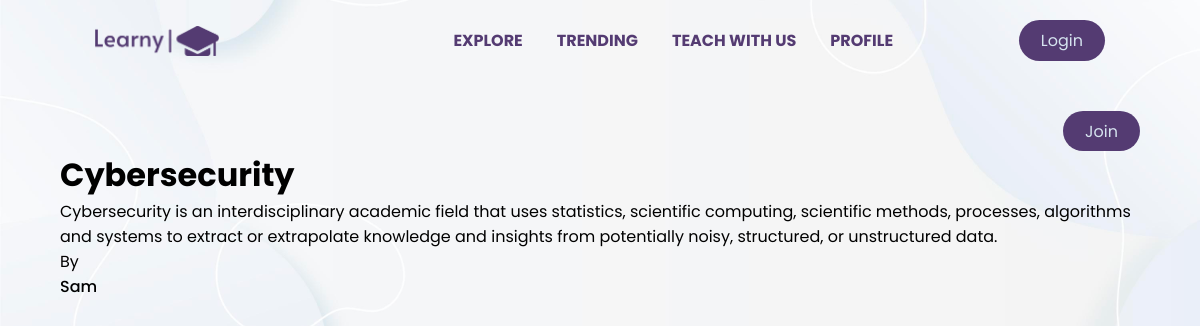
Page /workshop/related_workshops/cybersecurity/ on the committed database.
### workshop/models.py (models this page shows, shortened)
class Workshop(models.Model):
    name = models.CharField(max_length=120)
    shortdescription = models.CharField(max_length=400)
    description = models.TextField(max_length=2000)
    date = models.DateField(auto_now_add=True)
    image = models.ImageField(upload_to="workshopimages",default="defaultw")#
    students_in_workshop = models.IntegerField() #
    workshopcategory = models.ForeignKey(WorkshopCategory, on_delete=models.CASCADE) #r
    difficulty_choices = models.TextChoices("difficulty_choices","Easy Intermediate Difficult")
    difficulty = models.CharField(choices=difficulty_choices,max_length=50)
    paid = models.BooleanField(default=False)
    instructor = models.ForeignKey(Instructor, on_delete=models.CASCADE)#r
    workshopslug = models.SlugField()
    price = models.IntegerField()

class Instructor(models.Model):#
    name = models.CharField(max_length=120)
    role = models.CharField(max_length=120)
    qualification = models.CharField(max_length=200)
    def __str__(self):
        return self.name

### workshop/views.py (the view)
# urls.py: path('related_workshops/<slug:slugworkshop>/',views.related_workshops,name='related_workshops'), # this allow me to sort by related category in all_categories
def related_workshops(request,slugworkshop):
    workshop_selected = Workshop.objects.get(workshopslug=slugworkshop)
    category_of_workshop = workshop_selected.workshopcategory
    workshops_of_category = Workshop.objects.filter(workshopcategory=category_of_workshop)
    ctx = {"all_workshops":workshops_of_category}
    return render(request,"workshop/all_workshops.html",context=ctx)

### workshop/templates/workshop/all_workshops.html (shortened to what this page needs)
{% extends "base.html" %}
{% load static %}
{% block body %}
{% for course in all_workshops %}
<div class="workshops container"style="margin-top:30px">
    <div class="workshop-related" style="display:flex; justify-content:space-between">
    <div class="course-img" style="max-width: 400px;
    height: 100%; flex-basis:1000px">
 </div>
 <a href="{% url "workshop_detail"  course.workshopslug%}" class="btn" style=" font-size:medium; height:40px;" >Join</a>
</div>
    <h1>{{course.name}}</h1>
    <p>{{course.description}}</p>
    <p>By</p>
    <span style="display:block; font-weight:500">{{course.instructor}}</span>
</div>
{% endfor %}
{% endblock  %}

### static/style.css (style rules this page uses)
* { margin: 0; padding: 0; box-sizing: border-box; font-family: "Poppins", sans-serif; list-style: none; text-decoration: none; }
body { background-color: aliceblue; background-image: url(board5.jpg); background-size: cover; background-position: center; }
.container { max-width: 1080px; margin-right: auto; margin-left: auto; }
.btn { padding: 8px 22px; background-color:rgb(84, 59, 114) ; color: rgb(213, 227, 239); border-radius: 5rem; }
a { text-decoration: none; }

### rows in the picture
Workshop: name "Cybersecurity", description "Cybersecurity is an interdisciplinary academic field that uses statistics, scientific computing, scientific methods, processes, algorithms and systems to extract or extrapolate knowledge and insights from potentially noisy, structured, or unstructured data.", instructor "Sam"
